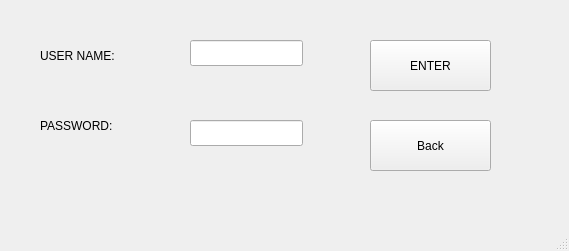
<?xml version="1.0" encoding="UTF-8"?>
<ui version="4.0">
 <class>clientmainwindow</class>
 <widget class="QMainWindow" name="clientmainwindow">
  <property name="geometry">
   <rect>
    <x>0</x>
    <y>0</y>
    <width>569</width>
    <height>251</height>
   </rect>
  </property>
  <property name="windowTitle">
   <string>MainWindow</string>
  </property>
  <widget class="QWidget" name="centralwidget">
   <widget class="QLabel" name="label">
    <property name="geometry">
     <rect>
      <x>40</x>
      <y>40</y>
      <width>131</width>
      <height>31</height>
     </rect>
    </property>
    <property name="text">
     <string>USER NAME:</string>
    </property>
   </widget>
   <widget class="QLabel" name="label_2">
    <property name="geometry">
     <rect>
      <x>40</x>
      <y>110</y>
      <width>131</width>
      <height>31</height>
     </rect>
    </property>
    <property name="text">
     <string>PASSWORD:</string>
    </property>
   </widget>
   <widget class="QLineEdit" name="lineEdit">
    <property name="geometry">
     <rect>
      <x>190</x>
      <y>40</y>
      <width>113</width>
      <height>26</height>
     </rect>
    </property>
   </widget>
   <widget class="QLineEdit" name="lineEdit_2">
    <property name="geometry">
     <rect>
      <x>190</x>
      <y>120</y>
      <width>113</width>
      <height>26</height>
     </rect>
    </property>
   </widget>
   <widget class="QPushButton" name="pushButton">
    <property name="geometry">
     <rect>
      <x>370</x>
      <y>40</y>
      <width>121</width>
      <height>51</height>
     </rect>
    </property>
    <property name="text">
     <string>ENTER</string>
    </property>
   </widget>
   <widget class="QPushButton" name="pushButton_2">
    <property name="geometry">
     <rect>
      <x>370</x>
      <y>120</y>
      <width>121</width>
      <height>51</height>
     </rect>
    </property>
    <property name="text">
     <string>Back</string>
    </property>
   </widget>
  </widget>
  <widget class="QMenuBar" name="menubar">
   <property name="geometry">
    <rect>
     <x>0</x>
     <y>0</y>
     <width>569</width>
     <height>26</height>
    </rect>
   </property>
  </widget>
  <widget class="QStatusBar" name="statusbar"/>
 </widget>
 <resources/>
 <connections/>
</ui>
